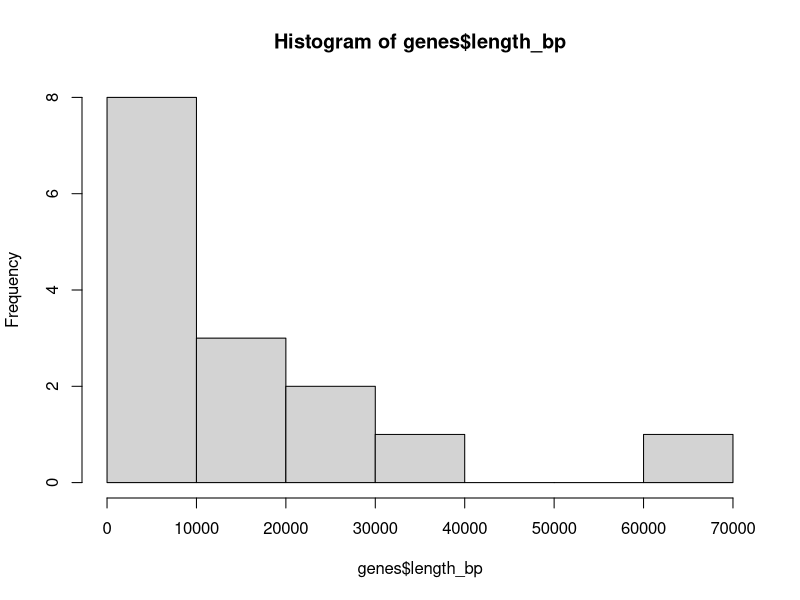
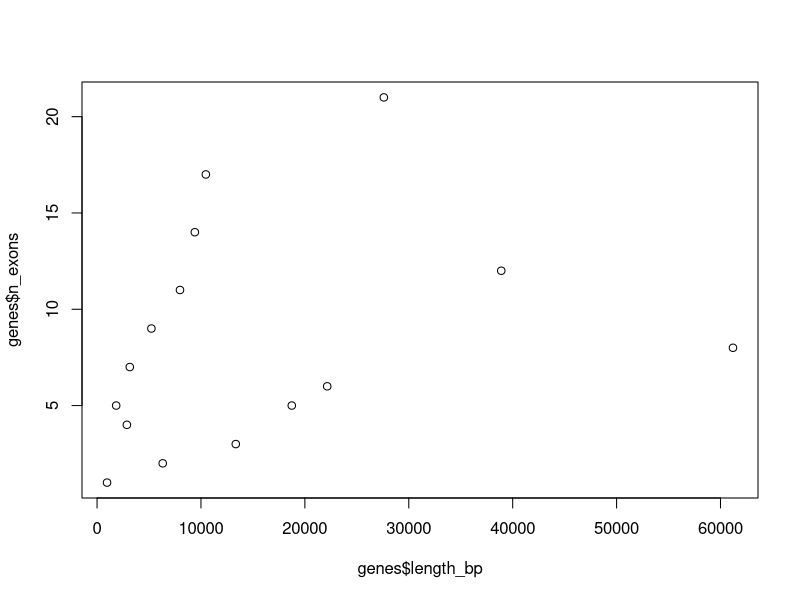

These figures' R source, in order:
# Molecular Approaches to Biodiversity and Ecology
# Introduction to R -- 2026-10-30
# With answers: full code from the slides, including the "Your turn" tasks.
# Run inside the course project (open moldiveco.Rproj first), so that "data/genes.csv" is found.

# Run once if the packages are not installed yet:
# install.packages("tidyverse")


# Getting started with R ####

## How to get help ####
# help("setwd")

## Type code with English input ####
# c（2，4，6） # full-width: Error: unexpected input
# c(2, 4, 6) # half-width: works

## R as a calculator ####
2+2
1024/2
1:10
34*4
2^4
sqrt(27)

## Variables ####
var_1 <- 1024 / 2
1238 * 3 -> var_2
var_2

## Vectors ####
23
sqrt(25)

## Some ways to create vectors ####
1:10 # from 1 to 10
-5:3 # from -5 to 3
seq(from = 1, to = 5, by = 0.5)
# ?c # read the help page for this function
c(2, 4, 6)
c(-9.3, 0, 2.17, 21.3)
vect_num <- -11:12 # numeric vector from -11 to 12, stored in vect_num

## Indexing vectors ####
vect_num[1] # the first element of vect_num
vect_num[10] # the 10th element
vect_num[22]
3:5
vect_num[3:5]

## Selecting elements from a vector ####
vect_num[c(2, 4, 6)] # returns the 2nd, 4th and 6th elements
vect_num[c(1, 10, 20)] # returns the 1st, 10th and 20th elements

## Why does this give an error? ####
# vect_num[1, 3, 5]
vect_num[c(1, 3, 5)] # correct

## Combining vectors ####
c(1, 1, 5:9)
c(vect_num, vect_num)
c(100, vect_num)
vect_num[c(1, 3, 5, 22:24)]

## Your turn 1 ####
read_lengths <- c(150, 148, 151, 90, 150, 149, 75, 150)
# 1. Get the 2nd and the 4th read lengths.
# 2. Get the last element, using `length()` instead of typing 8.
# 3. Make a vector `all_reads` that combines `read_lengths` with two more reads, 120 and 151 bp. How many elements does it have?
read_lengths[c(2, 4)]
read_lengths[length(read_lengths)]
all_reads <- c(read_lengths, 120, 151)
length(all_reads)


# Data types in R ####

## Numeric data ####
class(1:10)
class(2.17)
class(5)

## Character data ####
"this is text"
'this is text, too'
dna_seq <- c("A", "T", "G", "C", "T", "A") # a short DNA fragment
dna_seq # the whole vector

## Selecting from a character vector ####
dna_seq[c(1, 6)]
double_seq <- c(dna_seq, dna_seq)
double_seq
double_seq[5:10] # elements 5 to 10

## Logical data ####
TRUE # true
FALSE # false
c(T, T, T, T, F, F, T, T)
c(TRUE, TRUE, TRUE, FALSE, FALSE, TRUE)
short_logical_vector <- c(FALSE, TRUE)

## A vector holds one data type ####
c(1, "A") # a number and text: everything becomes text
class(c(1, "A"))
c(1, TRUE) # a number and a logical: TRUE becomes 1
class(c(1, TRUE))

## Long vectors ####
rep(x = 1, times = 3) # 1 is repeated 3 times
rep(x = "A", times = 5) # "A" is repeated 5 times (a poly-A tail!)
rep(x = TRUE, times = 2) # TRUE is repeated 2 times

## What is a function? ####
rep(x = "A", times = 5) # function rep(), arguments x and times

## Function arguments ####
rep(TRUE, 5) # TRUE repeated 5 times, arguments without names
vect_log <- c(rep(TRUE, 3), rep(FALSE, 3), rep(TRUE, 4))
vect_log

## Using logical vectors to filter data ####
double_seq

## Example 1 ####
f_g <- double_seq == "G"
f_g
double_seq[f_g]

## Example 2 ####
f_c <- double_seq == "C"
f_g | f_c
double_seq[f_g | f_c]

## A shorter way to write it ####
double_seq[double_seq == "G" | double_seq == "C"]
f_gc <- double_seq == "G" | double_seq == "C"
double_seq[f_gc]

## The same filter in the tidyverse ####
library(dplyr) # part of the tidyverse
filter(data.frame(base = double_seq), base %in% c("G", "C"))

## GC content from a logical vector ####
f_gc
sum(f_gc) # number of G and C bases
mean(f_gc) # GC content: the proportion of G and C, 4 of 12 bases
f_gc2 <- double_seq %in% c("G", "C")
mean(f_gc2)

## Example 3 ####
vect_num
vect_num[vect_num > 0]

## Example 4 ####
f_min8_plus8 <- (vect_num <= -8) | (vect_num >= 8)
vect_num[f_min8_plus8]

## Your turn 2 ####
# 1. Get the reads shorter than 100 bp.
# 2. How many reads are exactly 150 bp long? (Hint: `TRUE` counts as 1.)
# 3. What proportion of the reads are at least 148 bp long?
read_lengths[read_lengths < 100]
sum(read_lengths == 150)
mean(read_lengths >= 148)

## Factors ####
snp_genotypes <- c("AG", "AA", "AA", "AA", "GG", "GG", "GG", "GG")
snp_genotypes # this is a character vector

## Creating a factor ####
factor(snp_genotypes)
double_seq # character vector
f_double_seq <- factor(double_seq)

## What kind of data is stored in a variable? ####
class(f_double_seq)
class(vect_log)
class(vect_num)
class(dna_seq)

## Built-in constants in R ####
dna_seq_1 <- c("A", "T", NA, "C", "T", "A") # NA: 3rd base not read
length(NULL) # NULL: nothing, so no elements
0 / 0 # NaN
1 / 0 # Inf

## An element that does not exist ####
dna_seq_1[198]

## Arithmetic with vectors ####
vect_num

vect_num + 2
vect_num * 2
vect_num * (-2)
vect_num^2
c(1, 2, 3) + c(10, 20, 30)

## Operations on vectors with constants ####
counts_na <- c(1, 3, NA, 7, 0, 22:24)
counts_na + 2 # NA stays NA
counts_na * 0 # NA stays NA
counts_na / 0  # NA stays NA
sqrt(-1)

## Functions in R ####
counts_na
length(counts_na)
sum(counts_na)

## Functions and vectors with constants ####
sum(counts_na, na.rm = TRUE)
mean(counts_na, na.rm = TRUE)
max(counts_na, na.rm = TRUE) # the largest value
min(counts_na, na.rm = TRUE) # the smallest value

## User-defined functions ####
mmean <- function(x){
  mean(x, na.rm = TRUE)
  }

## Return in the function body ####
mmean <- function(x){
  res <- mean(x, na.rm = TRUE)
  return(res)
}
mean(counts_na) # without na.rm: NA
mean(counts_na, na.rm = TRUE)
mmean(counts_na) # our function ignores NA by default

## Matrices ####
counts <- matrix(c(1520, 980, 12, 1385, 1043, 30, 1610, 875, 7),
                 nrow = 3, ncol = 3)
rownames(counts) <- c("ACTB", "GAPDH", "MYC")
colnames(counts) <- c("sample_1", "sample_2", "sample_3")
counts
rownames(counts)
colnames(counts)

## Lists ####
my_list <- list(
  12:16,
  snp_genotypes,
  c(TRUE, TRUE, TRUE, FALSE, FALSE, TRUE)
)

str(my_list)

## Data frames: two-dimensional data structures ####
ids <- c("gene01", "gene02", "gene03", "gene04", "gene05",
         "gene06", "gene07", "gene08", "gene09") # character: gene IDs
exons <- c(9, 5, 1, 14, 8, 4, 3, 21, 11) # numeric: number of exons
strand <- c("+", "-", "-", "+", "+", "-", "+", "-", "-") # character: strand
# numeric: gene length, bp
len_bp <- c(5230, 18740, 960, 9410, 61200, 2870, 13350, 27600, 7980)

## Creating a data frame ####
my_genes <- data.frame(gene_id = ids, n_exons = exons, length_bp = len_bp,
                       strand = strand)
class(my_genes) # check that it is really a data frame

## Converting other objects to a data frame ####
counts_data <- as.data.frame(counts)
str(counts_data)

## Looking at a data frame ####
my_genes # print the data frame
head(my_genes)
tail(my_genes)
# View(my_genes) # spreadsheet view in RStudio
# fix(my_genes) # manual editing: avoid it, it leaves no record
nrow(my_genes)
ncol(my_genes)
length(my_genes) # gives the number of columns

## Indexing in data frames ####
my_genes$n_exons
my_genes$length_bp
my_genes[2, 3] # 2nd row, 3rd column
my_genes[2, ] # the whole 2nd row
my_genes[1:9, 2] # rows 1 to 9 of the 2nd column
my_genes[, 2] # the whole 2nd column

## Expanding a data frame ####
my_genes$chrom <- c("chr1", "chr1", "chr2", "chr3", "chr2",
                    "chr3", "chrX", "chr2", "chr3")
my_genes

## Adding a row ####
my_genes_new <- data.frame(gene_id = "gene10", n_exons = 5,
                           length_bp = 1840, strand = "+", chrom = "chr1")
my_genes_final <- rbind(my_genes, my_genes_new)
my_genes_final

## Your turn 3 ####
# 1. Get the strand of the 5th gene in two ways: with `$` and with `[row, column]`.
# 2. Get the IDs of all genes on the minus strand (`"-"`).
# 3. Get rows 2 to 4 of the columns `gene_id` and `length_bp` (columns 1 and 3).
my_genes$strand[5]
my_genes[5, 4]
my_genes$gene_id[my_genes$strand == "-"]
my_genes[2:4, c(1, 3)]

## Tibbles ####
library(tibble)
my_tibble <- tibble(gene_id = ids, n_exons = exons,
                    length_bp = len_bp, strand = strand)
str(my_tibble)
my_tibble2 <- tibble(gene_id = ids, length_bp = len_bp,
                     length_kb = length_bp / 1000, strand = strand)
my_tibble2


# Reading and writing data ####

## Reading a CSV file ####
genes <- read.csv("data/genes.csv")
head(genes)

## Checking what you have read ####
str(genes)

## Writing a CSV file ####
long_genes <- genes[genes$length_bp > 20000, ]
long_genes
# write.csv(long_genes, "data/long_genes.csv", row.names = FALSE)


# A first look at the data ####

## Quick-look plots in base R ####
hist(genes$length_bp)
plot(x = genes$length_bp,
     y = genes$n_exons)
